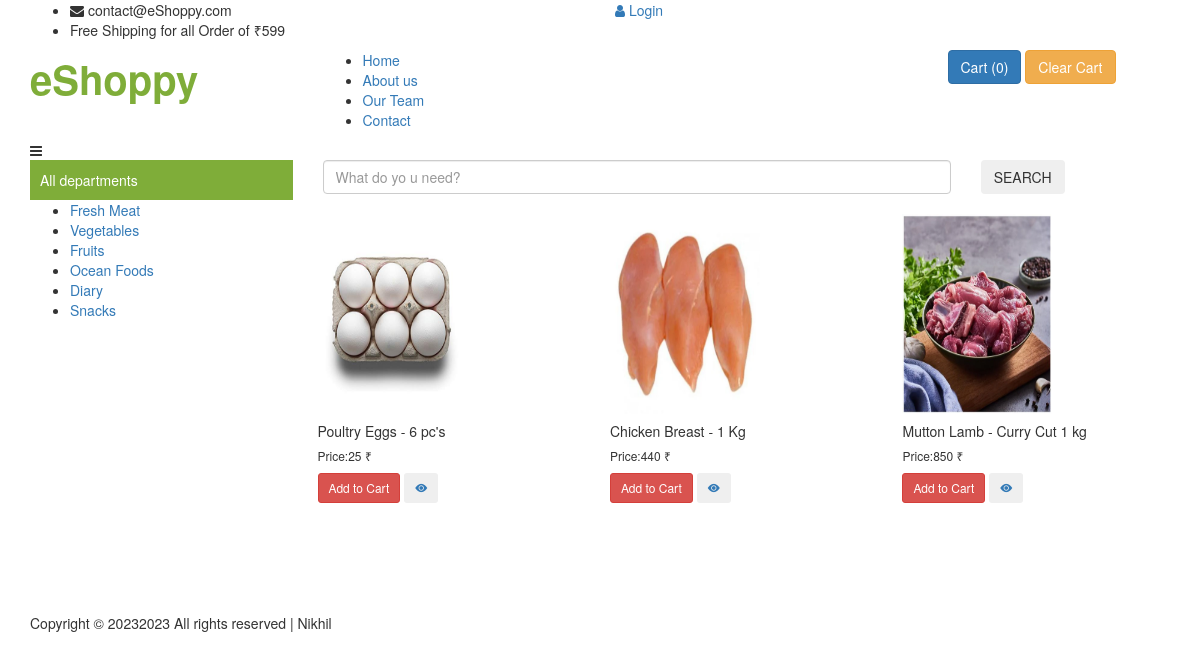
Page /category/fresh-meat on the committed database.
### app/models.py (models this page shows, shortened)
class Product(models.Model):
    product_id = models.AutoField
    brand = models.CharField(max_length=100)
    product_name = models.CharField(max_length=100)
    category = models.ForeignKey(
        'Category',
        on_delete=models.CASCADE,
    )
    deals = models.CharField(max_length=100, default="")
    price = models.IntegerField(default=0)
    desc = models.CharField(max_length=300)
    image = models.ImageField(upload_to='images')

### app/views.py (the view)
# urls.py: path('category/<slug>', views.ByCategory, name='Category'),
def ByCategory(request, slug):
    allProds = []
    catprods = Category.objects.get(slug=slug)
    prodlist = Product.objects.filter(category=catprods)
    params = {'allProds': prodlist}
    return render(request, "products.html", params)

### templates/products.html (shortened to what this page needs)
{% extends 'base.html' %}
{% load static %}
{% block body %}
<section id="portfolio" class="portfolio">
    <div class="row">
        {% for i in allProds %}
        <div class="col-md-4" style="padding: 10px;">
            <div class="p-4">
              <img src="/media/{{i.image}}" class="card-img-top" alt="not found" height="200px" width="150px" />
              <div class="card-body">
                <h5 class="card-title text-blaack mt-2" id="namepr{{i.id}}">
                  {{i.product_name}}
                </h5>
                <h6 class="card-title mt-3 mb-3">
                  Price:<span id="pricepr{{i.id}}">{{i.price}}</span> ₹
                </h6>
                <span id="divpr{{i.id}}" class="divpr">
                  <button id="pr{{i.id}}" class="btn btn-danger cart btn-sm mt-0">
                    Add to Cart
                  </button>
                </span>
                <a href="/media/{{i.image}}">
                  <button class="btn btn-dark btn-sm cart"><i class="bi bi-eye-fill"></i></button></a>
              </div>
            </div>
          </div>
        {% endfor %}
    </div>
</section>
{% endblock body %}

### templates/base.html (style rules this page uses)
a:link { text-decoration: none; }

### rows in the picture
Product: image (picture), product_name "Poultry Eggs - 6 pc's", price "25"
Product: image (picture), product_name "Chicken Breast - 1 Kg", price "440"
Product: image (picture), product_name "Mutton Lamb - Curry Cut 1 kg", price "850"
